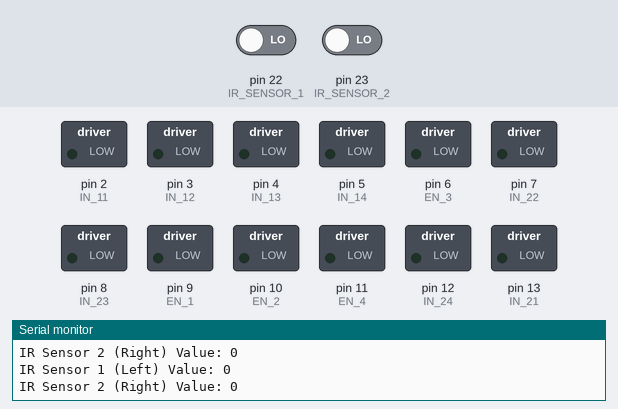
Recording of a sketch running on a simulated Arduino Mega 2560, built with avr-gcc and run on an emulated ATmega2560. On the bench: switched loads named in the sketch (green lamp = pin HIGH), the last lines printed to the serial monitor. The inputs (shaded band) are chosen by the test bench; at power-on: pin 22 (IR_SENSOR_1) LOW, pin 23 (IR_SENSOR_2) LOW.

Above: at 1.2 s.
1.3 s: pin 22 (IR_SENSOR_1) driven HIGH and pin 23 (IR_SENSOR_2) driven HIGH
At 2.1 s:
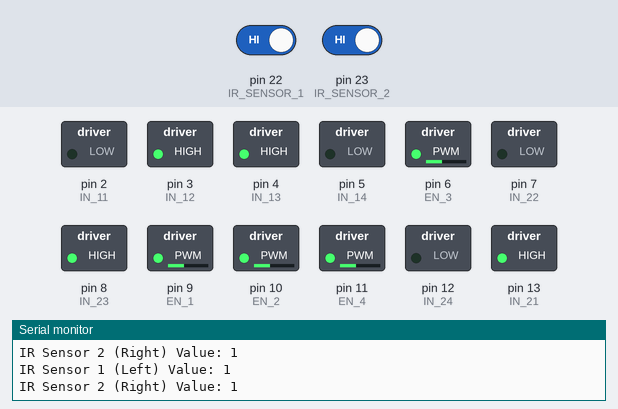
2.8 s: pin 22 (IR_SENSOR_1) driven LOW
At 3.6 s:
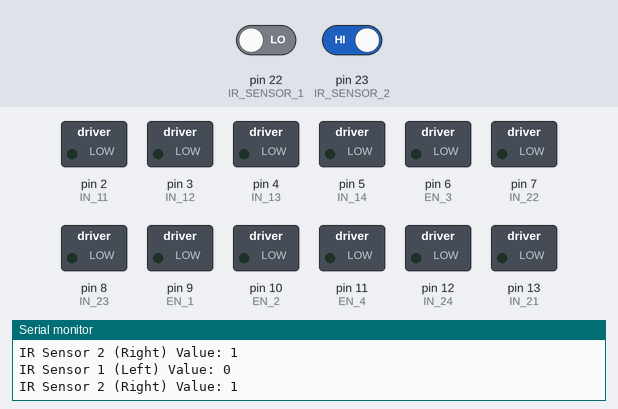
4.3 s: pin 22 (IR_SENSOR_1) driven HIGH
At 5.1 s:
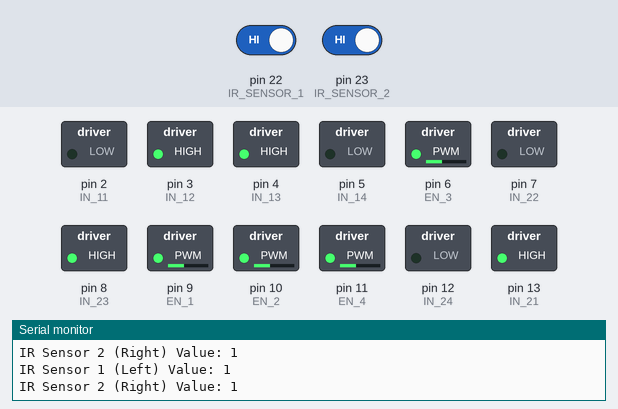
7.3 s: pin 23 (IR_SENSOR_2) driven LOW
At 8.1 s:
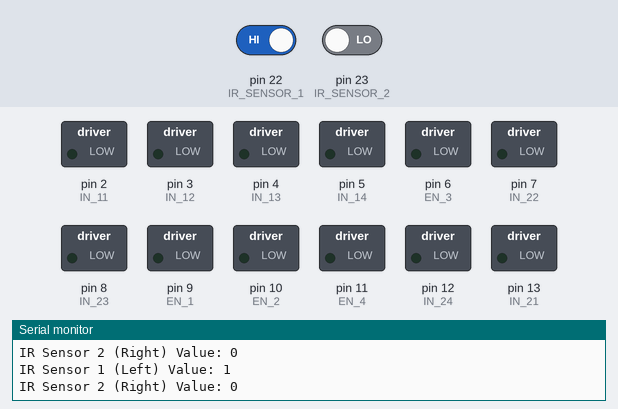
Timing chart, 0 to 10.3 s (numbered marks = the images above; inputs shaded):
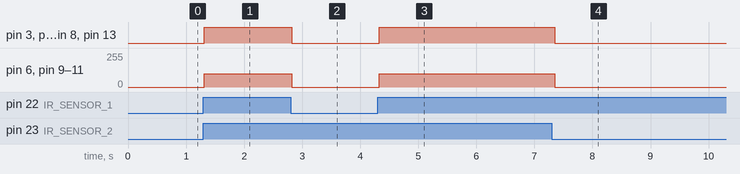

The sketch:

che_b2_22.ino
```cpp
// Define the motor control pins based on your setup
#define IN_11 2  // L298N #1, IN4 for IN4 for Back Left motor
#define IN_12 3  // L298N #1, IN3 for IN3 for Back Left motor
#define IN_13 4  // L298N #1, IN2 for Back Right motor
#define IN_14 5  // L298N #1, IN1 for Back Right motor
#define EN_1 9   // Enable pin for L298N #1 (Back motors)
#define EN_2 10  // Enable pin for L298N #1 (Back motors)

#define IN_21 13  // L298N #2, IN4 for Front Right motor
#define IN_22 7   // L298N #2, IN3 for Front Right motor
#define IN_23 8   // L298N #2, IN2 for Front Left motor
#define IN_24 12  // L298N #2, IN1 for Front Left motor
#define EN_3 6    // Enable pin for L298N #2 (Front motors)
#define EN_4 11   // Enable pin for L298N #2 (Front motors)


// IR sensor pin definitions
#define IR_SENSOR_1 22  // Signal pin for IR Sensor 1 (Left)
#define IR_SENSOR_2 23  // Signal pin for IR Sensor 2 (Right)

void setup() {
  // Set motor pins as output
  pinMode(IN_11, OUTPUT);
  pinMode(IN_12, OUTPUT);
  pinMode(IN_13, OUTPUT);
  pinMode(IN_14, OUTPUT);
  pinMode(EN_1, OUTPUT);
  pinMode(EN_2, OUTPUT);

  pinMode(IN_21, OUTPUT);
  pinMode(IN_22, OUTPUT);
  pinMode(IN_23, OUTPUT);
  pinMode(IN_24, OUTPUT);
  pinMode(EN_3, OUTPUT);
  pinMode(EN_4, OUTPUT);

  // Set IR sensor pins as input
  pinMode(IR_SENSOR_1, INPUT);
  pinMode(IR_SENSOR_2, INPUT);

  // Initialize serial communication
  Serial.begin(9600);
}

void loop() {
  // Read IR sensor values (Digital: HIGH = no line, LOW = line detected)
  int irValue1 = digitalRead(IR_SENSOR_1);  // Left sensor
  int irValue2 = digitalRead(IR_SENSOR_2);  // Right sensor

  // Print sensor values to serial monitor
  Serial.print("IR Sensor 1 (Left) Value: ");
  Serial.println(irValue1);
  Serial.print("IR Sensor 2 (Right) Value: ");
  Serial.println(irValue2);

  // Line following logic
  if (irValue1 == HIGH && irValue2 == HIGH) {
    moveForward();  // Both sensors on the line
  } else {
    stopMotors();  // Both sensors off the line, stop or adjust behavior
  }

  delay(100);  // Small delay between readings
}

// Function to move the Chelonia Bot forward
void moveForward() {
  digitalWrite(IN_11, LOW);
  digitalWrite(IN_12, HIGH);
  digitalWrite(IN_13, HIGH);
  digitalWrite(IN_14, LOW);
  digitalWrite(IN_24, LOW);
  digitalWrite(IN_23, HIGH);
  digitalWrite(IN_22, LOW);
  digitalWrite(IN_21, HIGH);
  analogWrite(EN_1, 100);
  analogWrite(EN_2, 100);
  analogWrite(EN_3, 100);
  analogWrite(EN_4, 100);
}

// Function to stop the Chelonia Bot
void stopMotors() {
  digitalWrite(IN_11, LOW);
  digitalWrite(IN_12, LOW);
  digitalWrite(IN_13, LOW);
  digitalWrite(IN_14, LOW);
  digitalWrite(IN_24, LOW);
  digitalWrite(IN_23, LOW);
  digitalWrite(IN_22, LOW);
  digitalWrite(IN_21, LOW);
  analogWrite(EN_1, 0);
  analogWrite(EN_2, 0);
  analogWrite(EN_3, 0);
  analogWrite(EN_4, 0);
}
```

Measured:
- after the input at 1.3 s, pin 3 (IN_12), pin 4 (IN_13), pin 8 (IN_23), pin 13 (IN_21): LOW → HIGH at once; pin 6 (EN_3), pin 9 (EN_1), pin 10 (EN_2), pin 11 (EN_4): 0/255 → 100/255 at once
- after the input at 2.8 s, pin 3 (IN_12), pin 4 (IN_13), pin 8 (IN_23), pin 13 (IN_21): HIGH → LOW at once; pin 6 (EN_3), pin 9 (EN_1), pin 10 (EN_2), pin 11 (EN_4): 100/255 → 0/255 at once
- after the input at 4.3 s, pin 3 (IN_12), pin 4 (IN_13), pin 8 (IN_23), pin 13 (IN_21): LOW → HIGH at once; pin 6 (EN_3), pin 9 (EN_1), pin 10 (EN_2), pin 11 (EN_4): 0/255 → 100/255 at once
- after the input at 7.3 s, pin 3 (IN_12), pin 4 (IN_13), pin 8 (IN_23), pin 13 (IN_21): HIGH → LOW after 0.05 s; pin 6 (EN_3), pin 9 (EN_1), pin 10 (EN_2), pin 11 (EN_4): 100/255 → 0/255 after 0.05 s
